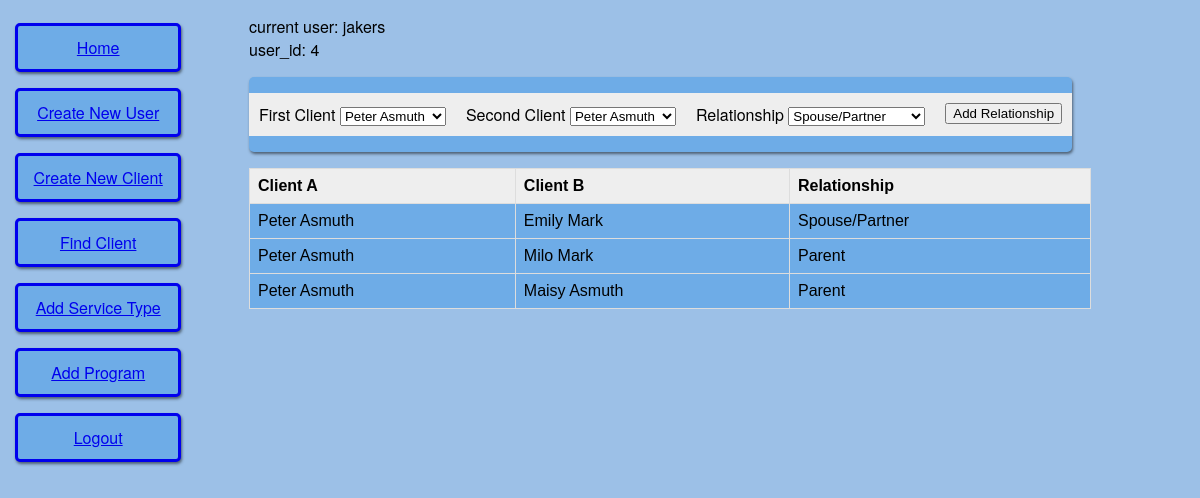
Screenshot of /create_relationship_1 (signed in) with the database file from the repository.
### app/models.py (models this page shows, shortened)
class User(UserMixin, db.Model):
	id = db.Column(db.Integer, primary_key = True)
	username = db.Column(db.String(64), index = True, unique = True)
	email = db.Column(db.String(120), index = True, unique = True)
	password_hash = db.Column(db.String(128))

class ClientRelationship(db.Model):
	id = db.Column(db.Integer, primary_key = True)
	client_a_id = db.Column(db.Integer, db.ForeignKey('client.id'))
	client_b_id = db.Column(db.Integer, db.ForeignKey('client.id'))
	a_to_b_relation = db.Column(db.Integer, db.ForeignKey('relationship.id'))
	relationship = db.relationship('Relationship', uselist=False)
	client_a = db.relationship('Client', foreign_keys=[client_a_id])
	client_b = db.relationship('Client', foreign_keys=[client_b_id])
	created_date = db.Column(db.DateTime, index = True, default = datetime.utcnow)
	created_by = db.Column(db.Integer, db.ForeignKey('user.id'))
	user = db.relationship('User', uselist = False)

class Client(db.Model):
	id = db.Column(db.Integer, primary_key = True)
	first_name = db.Column(db.String(20))
	middle_name = db.Column(db.String(20))
	last_name = db.Column(db.String(20))
	SSN = db.Column(db.String(11))
	veteran = db.Column(db.Boolean)
	activeMilitary = db.Column(db.Boolean)
	disability = db.Column(db.Boolean)
	foreignBorn = db.Column(db.Boolean)
	race = db.relationship('ClientRace', backref = 'Client', lazy = 'dynamic')
	ethnicity = db.Column(db.Integer, db.ForeignKey('ethnicity.id'))
	gender = db.Column(db.Integer, db.ForeignKey('gender.id'))
	gen = db.relationship('Gender', uselist = False)
	dob = db.Column(db.Date)
	created_date = db.Column(db.DateTime, index = True, default = datetime.utcnow)
	created_by = db.Column(db.Integer, db.ForeignKey('user.id'))
	user = db.relationship('User', uselist = False)

class Relationship(db.Model):
	id = db.Column(db.Integer, primary_key = True)
	relationship = db.Column(db.String(15))

### app/routes.py (the view, shortened to what this page needs)
@app.route('/create_relationship_<clientid>', defaults = {'second_client':None}, methods = ['GET','POST'])
@app.route('/create_relationship_<clientid>_<second_client>', methods = ['GET','POST'])
@login_required
def create_relationship(clientid, second_client):
	form = CreateRelationship()
	rels = ClientRelationship.query.filter(ClientRelationship.client_a_id == clientid).all()
	return render_template('create_relationship.html', title = 'Create Relationship', data = rels, form = form)

### app/forms.py (shortened to what this page needs)
class CreateRelationship(FlaskForm):
	form_title = 'Create Relationship'
	client_choices = [(c.id, str(c.first_name)+' '+str(c.last_name)) for c in Client.query.all()]
	rel_choices = [(r.id, r.relationship) for r in Relationship.query.all()]
	first_client = SelectField('First Client', choices = client_choices, coerce = int, validators=[DataRequired()])
	second_client = SelectField('Second Client', choices = client_choices, coerce = int, validators=[DataRequired()])
	relationship = SelectField('Relationship', choices = rel_choices, coerce = int, validators = [DataRequired()])
	submit = SubmitField('Add Relationship')

### app/models.py (called while the page is built)
@login.user_loader
def load_user(id):
	return User.query.get(int(id))

### app/templates/create_relationship.html (shortened to what this page needs)
{% extends "base.html" %}
{% block content %}
    <form action="" method="post">
        <div class="formFields">
            {% for field in form %}
                {% if ((field.type != 'CSRFTokenField') and (field.type != 'SubmitField')) %}
                <div class="formElement">
                    {{ field.label() }}
                    {{ field() }} <br>
                </div>
                {% endif %}
            {% endfor %}<br>
            <div class="formElement">
            {{ form.submit() }}
            </div>
        </div>
    </form>
    {% if data %}
        <table class="clientView">
        <tr>
            <th>Client A</th>
            <th>Client B</th>
            <th>Relationship</th>
        </tr>
        {% for r in data %}
        <tr>
            <td>{{ r.client_a.first_name }} {{ r.client_a.last_name }}</td>
            <td>{{ r.client_b.first_name }} {{ r.client_b.last_name }}</td>
            <td>{{ r.relationship.relationship }}</td>
        </tr>
        {% endfor%}
    </table>
    {% endif %}
{% endblock %}

### app/templates/base.html (shortened to what this page needs)
<html>
    <head>
      <link rel="stylesheet" href="{{ url_for('static', filename = 'styles/main.css') }}">
    </head>
    <body>
        <div class="row">
          <div class="leftColumn">
            {% if current_user.is_anonymous %}
            <a class="header_button" href="{{ url_for('login') }}">Login</a>
            {% else %}
            <a class="header_button" href="{{ url_for('index') }}">Home</a>
            <a class="header_button" href="{{ url_for('render_form', form = 'RegistrationForm') }}">Create New User</a>
            <a class="header_button" href="{{ url_for('create_client') }}">Create New Client</a>
            <a class="header_button" href="{{ url_for('view_clients') }}">Find Client</a>
            <a class="header_button" href="{{ url_for('add_record', record_type = 'ServiceType') }}">Add Service Type</a>
            <a class="header_button" href="{{ url_for('add_record', record_type = 'Program') }}">Add Program</a>
            <a class="header_button" href="{{ url_for('logout') }}">Logout</a>
            {% endif %}
          </div>
          <div class="rightColumn">
            current user: {{ current_user.username }} <br>
            user_id: {{ current_user.id }} <br>
            {% block content %}{% endblock %}
          </div>
        </div>
    </body>
</html>

### app/static/styles/main.css (style rules this page uses)
body { margin: 0; padding: 0; font-family: "Helvetica Neue", Helvetica, Arial, sans-serif; color: #000000; padding: 15px; background: #9cc0e7; }
table { font-family: arial, sans-serif; border-collapse: collapse; }
table.clientView { font-family: arial, sans-serif; border-collapse: collapse; align: center; width: 90%; background-color: #6EACE7 }
td { border: 1px solid #dddddd; text-align: left; padding: 8px; }
th { border: 1px solid #dddddd; background-color: #EEEEEE; text-align: left; padding: 8px; }
.row:after { content: ""; display: table; clear: both; }
.formElement { padding: 10px 10px; background: #EEEEEE; margin: 1em 0; display: inline-block; }
.formFields { float: left; display: flex; flex-wrap: wrap; align-content: space-around; justify-content: space-evenly; background: #6EACE7; margin: 1em 0; box-shadow: 1px 2px 3px rgba(0,0,0,.5); border-radius: 5px; }
.leftColumn { float: left; width: 15%; display: flex; flex-wrap: wrap; align-content: space-around }
.rightColumn { float: right; width: 80%; }
.header_button { border: solid; padding: 10px 10px; text-align: center; background-color: #6EACE7; width: 80%; float: left; margin: .5em 0; box-shadow: 1px 2px 3px rgba(0,0,0,.5); border-radius: 5px; }

### rows the page displays
User: username "jakers", id "4"
ClientRelationship: client_a.first_name "Peter", client_a.last_name "Asmuth", client_b.first_name "Emily", client_b.last_name "Mark", relationship.relationship "Spouse/Partner"
ClientRelationship: client_a.first_name "Peter", client_a.last_name "Asmuth", client_b.first_name "Milo", client_b.last_name "Mark", relationship.relationship "Parent"
ClientRelationship: client_a.first_name "Peter", client_a.last_name "Asmuth", client_b.first_name "Maisy", client_b.last_name "Asmuth", relationship.relationship "Parent"

### other values shown
{{ field.label() }} "First Client" "Second Client" "Relationship"
